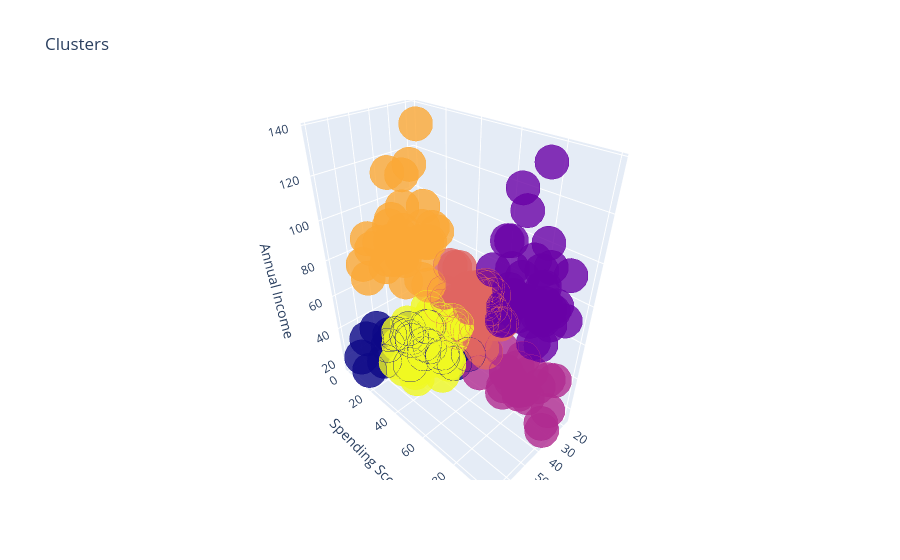

The notebook cell this image was saved under:
### Markdown cell above
Đặng Phan Duy - 6451071010

### Code cell
data['label3'] =  labels3
trace1 = go.Scatter3d(
    x = data['Age'],
    y = data['Spending Score (1-100)'],
    z = data['Annual Income (k$)'],
    mode='markers',
     marker=dict(
        color = data['label3'],
        size= 20,
        line=dict(
            color= data['label3'],
            width= 12
        ),
        opacity=0.8
     )
)
dat = [trace1]
layout = go.Layout(
    title= 'Clusters',
    scene = dict(
            xaxis = dict(title  = 'Age'),
            yaxis = dict(title  = 'Spending Score'),
            zaxis = dict(title  = 'Annual Income')
        )
)
fig = go.Figure(data=dat, layout=layout)
py.offline.iplot(fig)

### Figure 1 — Plotly figure (JSON) as saved in the notebook; plotly's stock layout.template omitted (floating-point values rounded to 4 significant figures; data arrays with more than 128 entries replaced by an {"elided": "..."} marker saying what was removed)
{"data": [{"marker": {"color": {"elided": "200 int values"}, "line": {"color": {"elided": "200 int values"}, "width": 12}, "opacity": 0.8, "size": 20}, "mode": "markers", "type": "scatter3d", "x": {"elided": "200 int values"}, "y": {"elided": "200 int values"}, "z": {"elided": "200 int values"}}], "layout": {"scene": {"xaxis": {"title": {"text": "Age"}}, "yaxis": {"title": {"text": "Spending Score"}}, "zaxis": {"title": {"text": "Annual Income"}}}, "title": {"text": "Clusters"}}}
